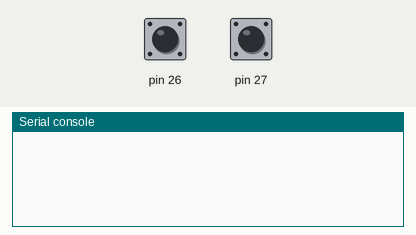
Bench run of a program on a simulated MicroPython board. Parts: the last lines printed to the serial console. Inputs (shaded band) come from the test bench; at power-on: pin 26 HIGH, pin 27 HIGH.

Above: at 1.2 s.
1.3 s: pin 26 pulled LOW for 0.15 s
At 2.1 s:
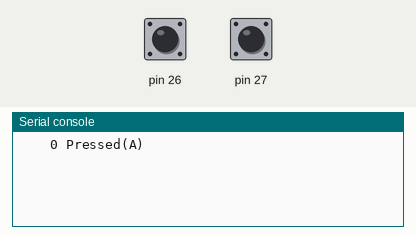
2.9 s: pin 27 pulled LOW for 0.15 s
At 3.3 s:
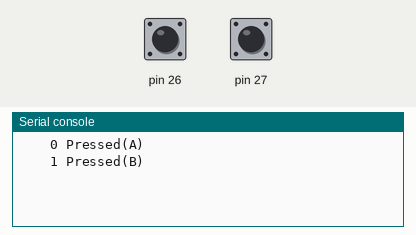
4.5 s: pin 26 pulled LOW for 1 s
At 6.5 s:
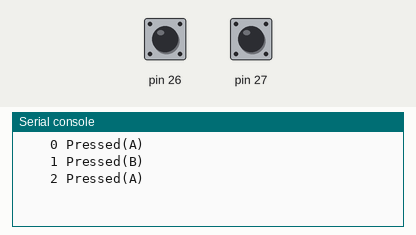
7.0 s: pin 27 pulled LOW for 1 s
At 8.4 s:
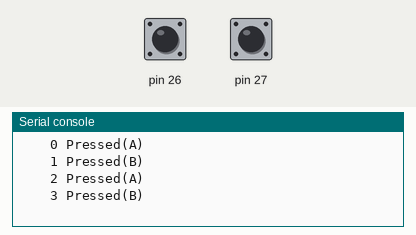

Measured:
- after the input at 1.3 s, the serial console: prints a new line at once (image 1)
- after the input at 2.9 s, the serial console: prints a new line at once (image 2)
- after the input at 4.5 s, the serial console: prints a new line after 1.0 s (image 3)
- after the input at 7.0 s, the serial console: prints a new line after 1.0 s (image 4)

The program:

IRQButton.py
```python
from machine import Pin
from utime import sleep
import utime

class IRQButton():
    """
        pull is Pin.PULL_UP or Pin.PULL_DOWN
    """
    def __init__(self, pin, callbackPressed = None, data = None, pull = Pin.PULL_UP, notifyAllChanges = False, debug = False):
        self._pin = Pin(pin, Pin.IN, pull)
        self._debounce_time = 0
        self._callbackPressed = callbackPressed
        self._pull = pull
        self._notifyAllChanges = notifyAllChanges
        self._data = data # data returned with callback
        self._debug = debug
        if callbackPressed != None:
            #Pin.IRQ_RISING| Pin.IRQ_FALLING
            self._pin.irq(trigger=Pin.IRQ_FALLING, handler=self._handler)

    def value(self):
        return self._pin.value()

    _lastValue = None
    def _handler(self, pin):
        #print(f"_handler({pin})")
        newValue = self.value()
        elapsedTime = utime.ticks_ms()-self._debounce_time
        if self._lastValue == newValue:
            return
        if elapsedTime < 300:
            return
        self._lastValue = newValue
        if not self._notifyAllChanges:
            if self._pull == Pin.PULL_UP and newValue == 1:
                return
            if self._pull == Pin.PULL_DOWN and newValue == 0:
                return
        if self._debug:
            print("_handler", pin, elapsedTime, "last", self._lastValue, "new", newValue)
        self._debounce_time=utime.ticks_ms()

        self._pin.irq(handler=None)
        if self._data == None:
            self._callbackPressed()
        else:
            self._callbackPressed(self._data)
        sleep(0.3)
        if self._debug:
            print("Pressed", self._pinPressed.value())
        self._pin.irq(handler=self._handler)

if __name__ == "__main__":
    counter = 0
    def pressed(data):
        global counter
        print(f"{counter:5} Pressed({data})")
        counter += 1
    btn = IRQButton(26, pressed, "A", notifyAllChanges = True)
    btn = IRQButton(27, pressed, "B", notifyAllChanges = True)

    while True:
        machine.idle() # Delay to prevent excessive CPU usage
```
